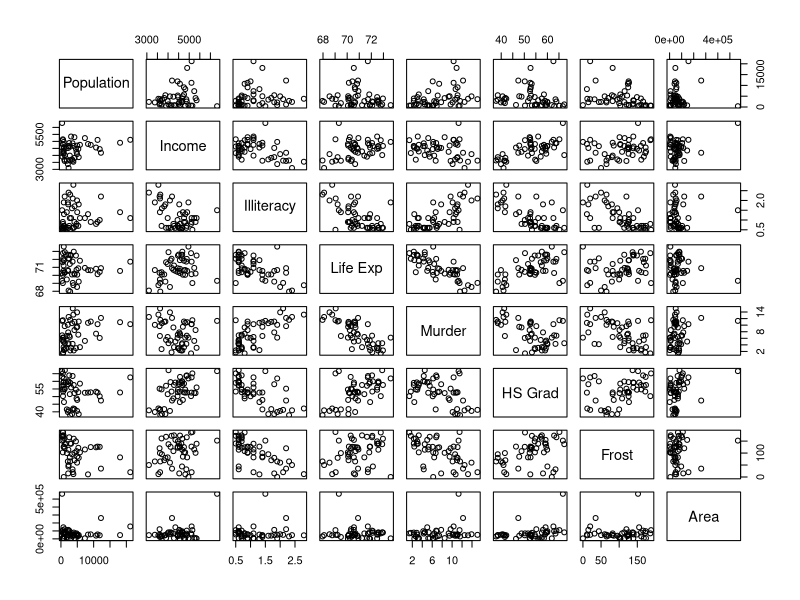
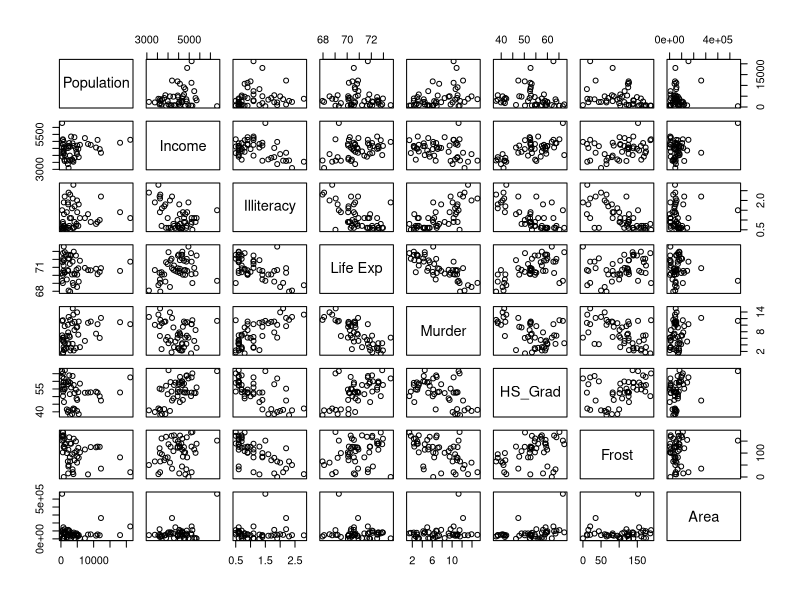
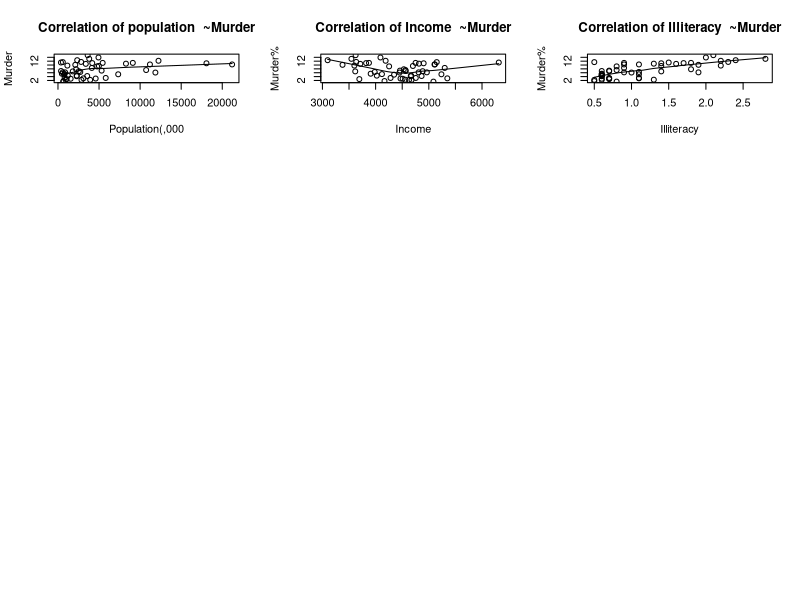

Recreate these plots in R, in order. (Note: this script raises an error after producing the figures.)
state_data <- as.data.frame(state.x77)
state_data
View(state_data)
pairs(state_data)
cor(state_data)

names(state_data)[names(state_data) == "life_exp"] <- "Life_Exp"
names(state_data)[names(state_data) == "HS Grad"] <- "HS_Grad"
state_data

library(e1071)
windows(20,12)
pairs(state_data, smooth=FALSE, scale=FALSE, density=TRUE,ellipses=FALSE, method="spearman",
      pch=21, lm=FALSE,cor=TRUE, jiggle =FALSE, factor=2, hist.col=4,stars=TRUE,ci =TRUE)
warnings()

windows(20.12)
par(mfrow=c(4,3))
scatter.smooth(x=state_data$Population, y=state_data$Murder,
               main="Correlation of population  ~Murder",
               xlab="Population(,000",
               ylab="Murder")
scatter.smooth(x=state_data$Income, y=state_data$Murder,
               main="Correlation of Income  ~Murder",
               xlab="Income",
               ylab="Murder%")
scatter.smooth(x=state_data$Illiteracy, y=state_data$Murder,
               main="Correlation of Illiteracy  ~Murder",
               xlab="Illiteracy",
               ylab="Murder%")
scatter.smooth(x=state_data$Life_Exp, y=state_data$Murder,
               main="Correlation of Life_Exp  ~Murder",
               xlab="Life_Exp",
               ylab="Murder%")
scatter.smooth(x=state_data$HS_Grad, y=state_data$Murder,
               main="Correlation of HS_Grad  ~Murder",
               xlab="HS_Grad",
               ylab="Murder%")
scatter.smooth(x=state_data$Frost, y=state_data$Murder,
               main="Correlation of Frost  ~Murder",
               xlab="Frost",
               ylab="Murder%")
scatter.smooth(x=state_data$Area, y=state_data$Murder,
               main="Correlation of Area  ~Murder",
               xlab="Area",
               ylab="Murder%")

